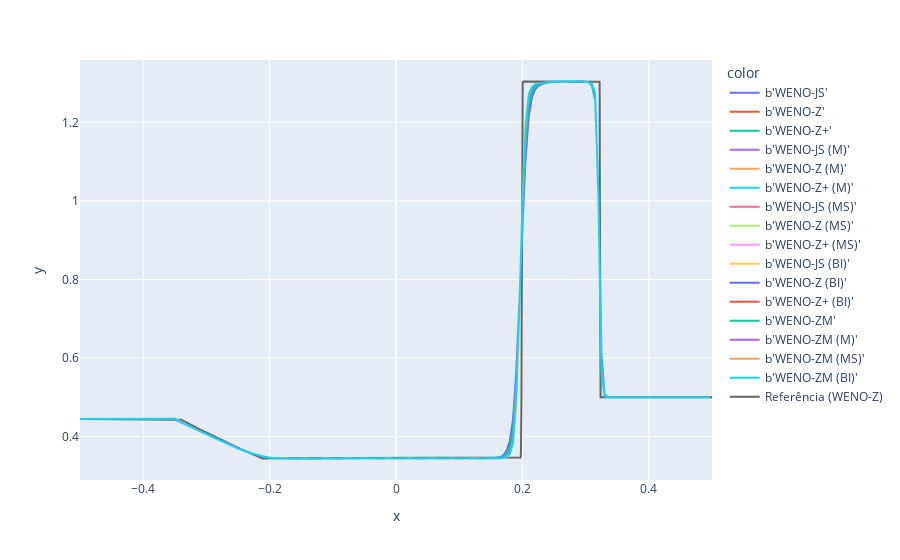

The code cell stored with this chart in its notebook:
### Code cell
fig = ply_exp.line(
    data_frame = df    ,
    x          = x     ,
    y          = y     ,
    color      = label
)

# print(tf.range(interval[0], interval[1], Δx_ref, dtype=float_pres))

fig.add_trace(
    ply_go.Scatter(
        x    = tf.range(interval[0], interval[1], Δx_ref, dtype=float_pres),
        y    = u_ref[0],
        mode = "lines"                                           ,
        line = ply_go.scatter.Line(color="#666666")              ,
        name = "Referência (WENO-Z)"
    )
)
fig.show()

### Figure 1 — Plotly figure (JSON) as saved in the notebook; plotly's stock layout.template omitted (floating-point values rounded to 4 significant figures; data arrays with more than 128 entries replaced by an {"elided": "..."} marker saying what was removed)
{"data": [{"hovertemplate": "color=b'WENO-JS'<br>x=%{x}<br>y=%{y}<extra></extra>", "legendgroup": "b'WENO-JS'", "line": {"color": "#636efa", "dash": "solid"}, "marker": {"symbol": "circle"}, "mode": "lines", "name": "b'WENO-JS'", "showlegend": true, "type": "scattergl", "x": {"elided": "200 float values"}, "xaxis": "x", "y": {"elided": "200 float values"}, "yaxis": "y"}, {"hovertemplate": "color=b'WENO-Z'<br>x=%{x}<br>y=%{y}<extra></extra>", "legendgroup": "b'WENO-Z'", "line": {"color": "#EF553B", "dash": "solid"}, "marker": {"symbol": "circle"}, "mode": "lines", "name": "b'WENO-Z'", "showlegend": true, "type": "scattergl", "x": {"elided": "200 float values"}, "xaxis": "x", "y": {"elided": "200 float values"}, "yaxis": "y"}, {"hovertemplate": "color=b'WENO-Z+'<br>x=%{x}<br>y=%{y}<extra></extra>", "legendgroup": "b'WENO-Z+'", "line": {"color": "#00cc96", "dash": "solid"}, "marker": {"symbol": "circle"}, "mode": "lines", "name": "b'WENO-Z+'", "showlegend": true, "type": "scattergl", "x": {"elided": "200 float values"}, "xaxis": "x", "y": {"elided": "200 float values"}, "yaxis": "y"}, {"hovertemplate": "color=b'WENO-JS (M)'<br>x=%{x}<br>y=%{y}<extra></extra>", "legendgroup": "b'WENO-JS (M)'", "line": {"color": "#ab63fa", "dash": "solid"}, "marker": {"symbol": "circle"}, "mode": "lines", "name": "b'WENO-JS (M)'", "showlegend": true, "type": "scattergl", "x": {"elided": "200 float values"}, "xaxis": "x", "y": {"elided": "200 float values"}, "yaxis": "y"}, {"hovertemplate": "color=b'WENO-Z (M)'<br>x=%{x}<br>y=%{y}<extra></extra>", "legendgroup": "b'WENO-Z (M)'", "line": {"color": "#FFA15A", "dash": "solid"}, "marker": {"symbol": "circle"}, "mode": "lines", "name": "b'WENO-Z (M)'", "showlegend": true, "type": "scattergl", "x": {"elided": "200 float values"}, "xaxis": "x", "y": {"elided": "200 float values"}, "yaxis": "y"}, {"hovertemplate": "color=b'WENO-Z+ (M)'<br>x=%{x}<br>y=%{y}<extra></extra>", "legendgroup": "b'WENO-Z+ (M)'", "line": {"color": "#19d3f3", "dash": "solid"}, "marker": {"symbol": "circle"}, "mode": "lines", "name": "b'WENO-Z+ (M)'", "showlegend": true, "type": "scattergl", "x": {"elided": "200 float values"}, "xaxis": "x", "y": {"elided": "200 float values"}, "yaxis": "y"}, {"hovertemplate": "color=b'WENO-JS (MS)'<br>x=%{x}<br>y=%{y}<extra></extra>", "legendgroup": "b'WENO-JS (MS)'", "line": {"color": "#FF6692", "dash": "solid"}, "marker": {"symbol": "circle"}, "mode": "lines", "name": "b'WENO-JS (MS)'", "showlegend": true, "type": "scattergl", "x": {"elided": "200 float values"}, "xaxis": "x", "y": {"elided": "200 float values"}, "yaxis": "y"}, {"hovertemplate": "color=b'WENO-Z (MS)'<br>x=%{x}<br>y=%{y}<extra></extra>", "legendgroup": "b'WENO-Z (MS)'", "line": {"color": "#B6E880", "dash": "solid"}, "marker": {"symbol": "circle"}, "mode": "lines", "name": "b'WENO-Z (MS)'", "showlegend": true, "type": "scattergl", "x": {"elided": "200 float values"}, "xaxis": "x", "y": {"elided": "200 float values"}, "yaxis": "y"}, {"hovertemplate": "color=b'WENO-Z+ (MS)'<br>x=%{x}<br>y=%{y}<extra></extra>", "legendgroup": "b'WENO-Z+ (MS)'", "line": {"color": "#FF97FF", "dash": "solid"}, "marker": {"symbol": "circle"}, "mode": "lines", "name": "b'WENO-Z+ (MS)'", "showlegend": true, "type": "scattergl", "x": {"elided": "200 float values"}, "xaxis": "x", "y": {"elided": "200 float values"}, "yaxis": "y"}, {"hovertemplate": "color=b'WENO-JS (BI)'<br>x=%{x}<br>y=%{y}<extra></extra>", "legendgroup": "b'WENO-JS (BI)'", "line": {"color": "#FECB52", "dash": "solid"}, "marker": {"symbol": "circle"}, "mode": "lines", "name": "b'WENO-JS (BI)'", "showlegend": true, "type": "scattergl", "x": {"elided": "200 float values"}, "xaxis": "x", "y": {"elided": "200 float values"}, "yaxis": "y"}, {"hovertemplate": "color=b'WENO-Z (BI)'<br>x=%{x}<br>y=%{y}<extra></extra>", "legendgroup": "b'WENO-Z (BI)'", "line": {"color": "#636efa", "dash": "solid"}, "marker": {"symbol": "circle"}, "mode": "lines", "name": "b'WENO-Z (BI)'", "showlegend": true, "type": "scattergl", "x": {"elided": "200 float values"}, "xaxis": "x", "y": {"elided": "200 float values"}, "yaxis": "y"}, {"hovertemplate": "color=b'WENO-Z+ (BI)'<br>x=%{x}<br>y=%{y}<extra></extra>", "legendgroup": "b'WENO-Z+ (BI)'", "line": {"color": "#EF553B", "dash": "solid"}, "marker": {"symbol": "circle"}, "mode": "lines", "name": "b'WENO-Z+ (BI)'", "showlegend": true, "type": "scattergl", "x": {"elided": "200 float values"}, "xaxis": "x", "y": {"elided": "200 float values"}, "yaxis": "y"}, {"hovertemplate": "color=b'WENO-ZM'<br>x=%{x}<br>y=%{y}<extra></extra>", "legendgroup": "b'WENO-ZM'", "line": {"color": "#00cc96", "dash": "solid"}, "marker": {"symbol": "circle"}, "mode": "lines", "name": "b'WENO-ZM'", "showlegend": true, "type": "scattergl", "x": {"elided": "200 float values"}, "xaxis": "x", "y": {"elided": "200 float values"}, "yaxis": "y"}, {"hovertemplate": "color=b'WENO-ZM (M)'<br>x=%{x}<br>y=%{y}<extra></extra>", "legendgroup": "b'WENO-ZM (M)'", "line": {"color": "#ab63fa", "dash": "solid"}, "marker": {"symbol": "circle"}, "mode": "lines", "name": "b'WENO-ZM (M)'", "showlegend": true, "type": "scattergl", "x": {"elided": "200 float values"}, "xaxis": "x", "y": {"elided": "200 float values"}, "yaxis": "y"}, {"hovertemplate": "color=b'WENO-ZM (MS)'<br>x=%{x}<br>y=%{y}<extra></extra>", "legendgroup": "b'WENO-ZM (MS)'", "line": {"color": "#FFA15A", "dash": "solid"}, "marker": {"symbol": "circle"}, "mode": "lines", "name": "b'WENO-ZM (MS)'", "showlegend": true, "type": "scattergl", "x": {"elided": "200 float values"}, "xaxis": "x", "y": {"elided": "200 float values"}, "yaxis": "y"}, {"hovertemplate": "color=b'WENO-ZM (BI)'<br>x=%{x}<br>y=%{y}<extra></extra>", "legendgroup": "b'WENO-ZM (BI)'", "line": {"color": "#19d3f3", "dash": "solid"}, "marker": {"symbol": "circle"}, "mode": "lines", "name": "b'WENO-ZM (BI)'", "showlegend": true, "type": "scattergl", "x": {"elided": "200 float values"}, "xaxis": "x", "y": {"elided": "200 float values"}, "yaxis": "y"}, {"line": {"color": "#666666"}, "mode": "lines", "name": "Referência (WENO-Z)", "type": "scatter", "x": {"elided": "8000 float values"}, "y": {"elided": "8000 float values"}}], "layout": {"autosize": true, "legend": {"title": {"text": "color"}, "tracegroupgap": 0}, "margin": {"t": 60}, "xaxis": {"anchor": "y", "autorange": true, "domain": [0, 1], "range": [-0.5, 0.4999], "title": {"text": "x"}, "type": "linear"}, "yaxis": {"anchor": "x", "autorange": true, "domain": [0, 1], "range": [0.2894, 1.359], "title": {"text": "y"}, "type": "linear"}}}
